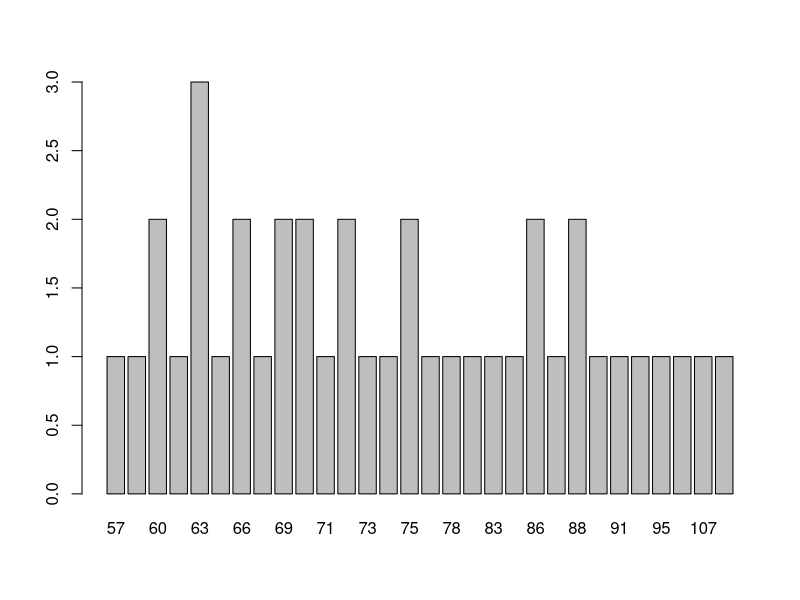
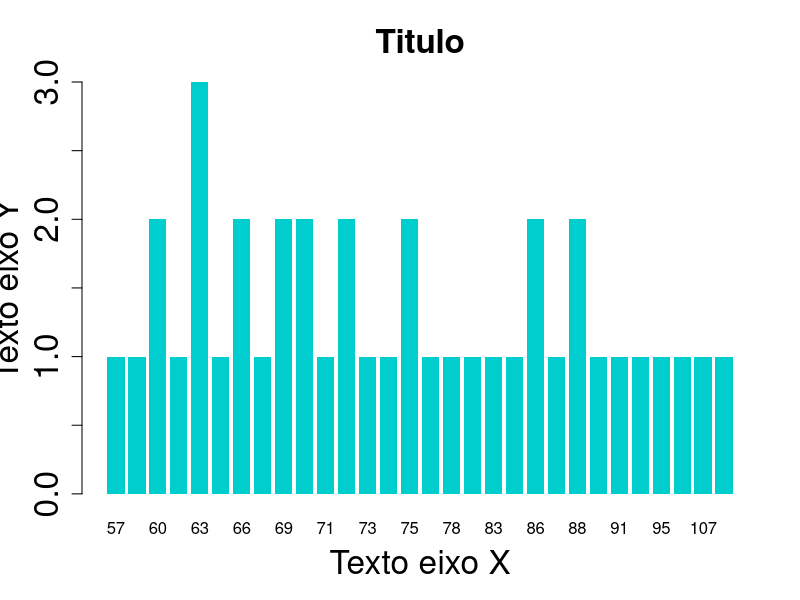
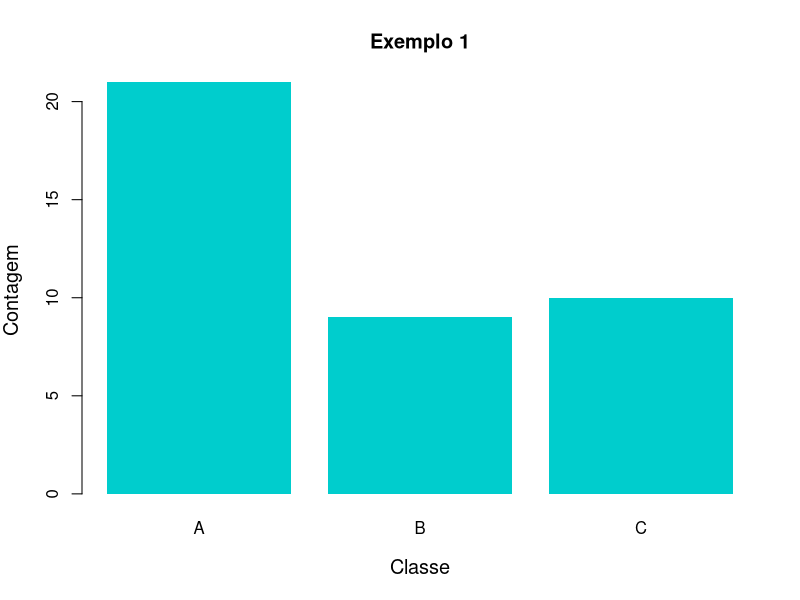

Here is the R script that generated these plots, in order:
dados = c(23, 43, 23)
dados[3]

mean(dados)
median(dados)
sd(dados)
var(dados)
min(dados)
max(dados)

summary(dados)

dados[1:2]
dados[2:3]

dados[2:3] - dados[1:2]

dados = c(63,59,86,60,64,66,68,62,63,66,69,60,63,69,71,78,
70,75,75,77,72,72,70,73,74,57,83,85,86,81,87,88,
88,119,95,91,107,94,101,89)

mean(dados)

# Create the moda
getmode <- function(v) {
uniqv <- unique(v)
uniqv[which.max(tabulate(match(v, uniqv)))]
}

# Calculate the mode using the user function.
print(getmode(dados))

median(dados)
sd(dados)
var(dados)
max(dados) - min(dados)
min(dados)
max(dados)

table(dados)
table_freq = table(dados)

median(dados)
summary(dados)

tabela_freq = table(dados)

barplot(tabela_freq)

barplot(tabela_freq,
main='Titulo',
xlab='Texto eixo X',
ylab='Texto eixo Y',
cex.axis=2,
cex.main=2,
cex.lab=2,
col='cyan3',
border=NA)

dados.c <- cut(dados,
breaks=c(0,74, 86,150),
labels=c('A', 'B', 'C'))
dados.c
tabela_freq.c = table(dados.c)

barplot(tabela_freq.c,
main='Exemplo 1',
xlab='Classe',
ylab='Contagem',
cex.lab=1.2,
col='cyan3',
border=NA)